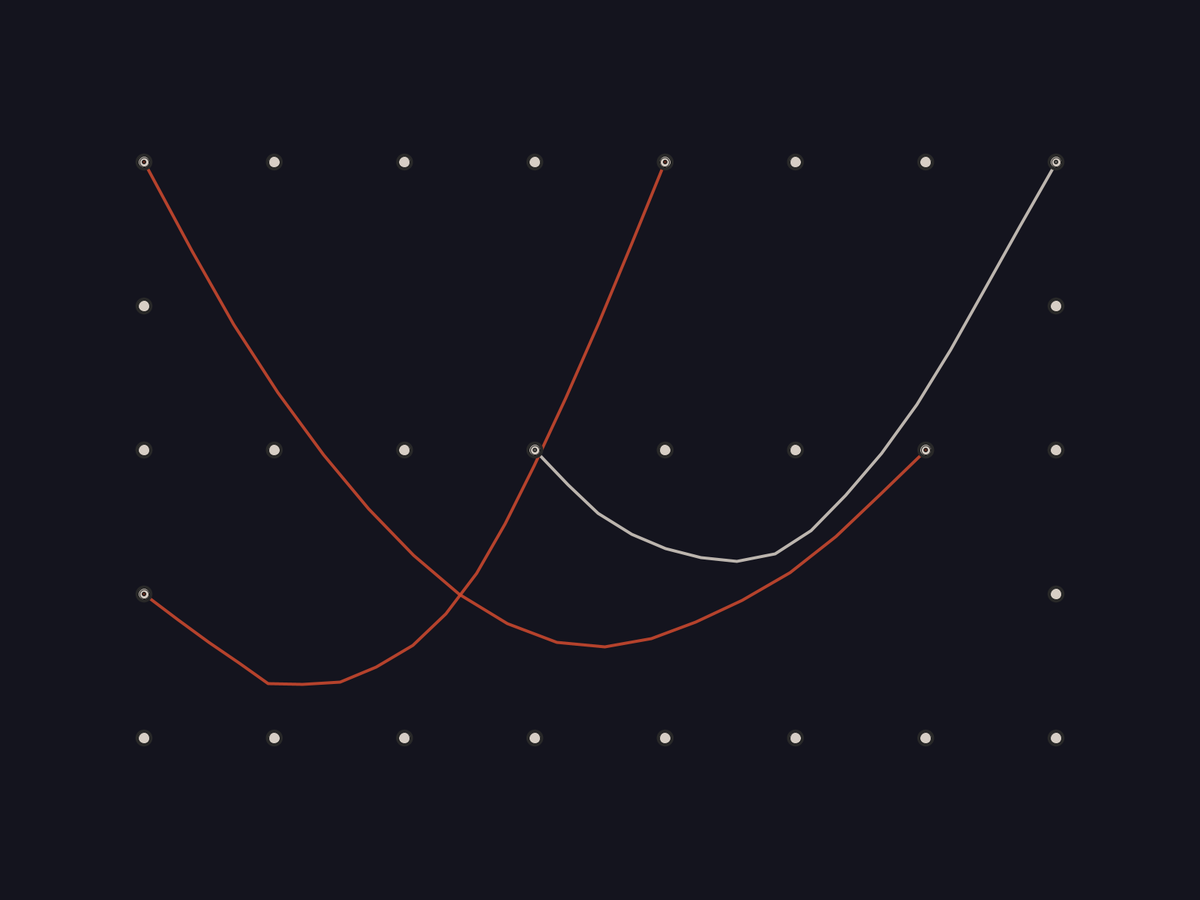
Frame 1 (no input)
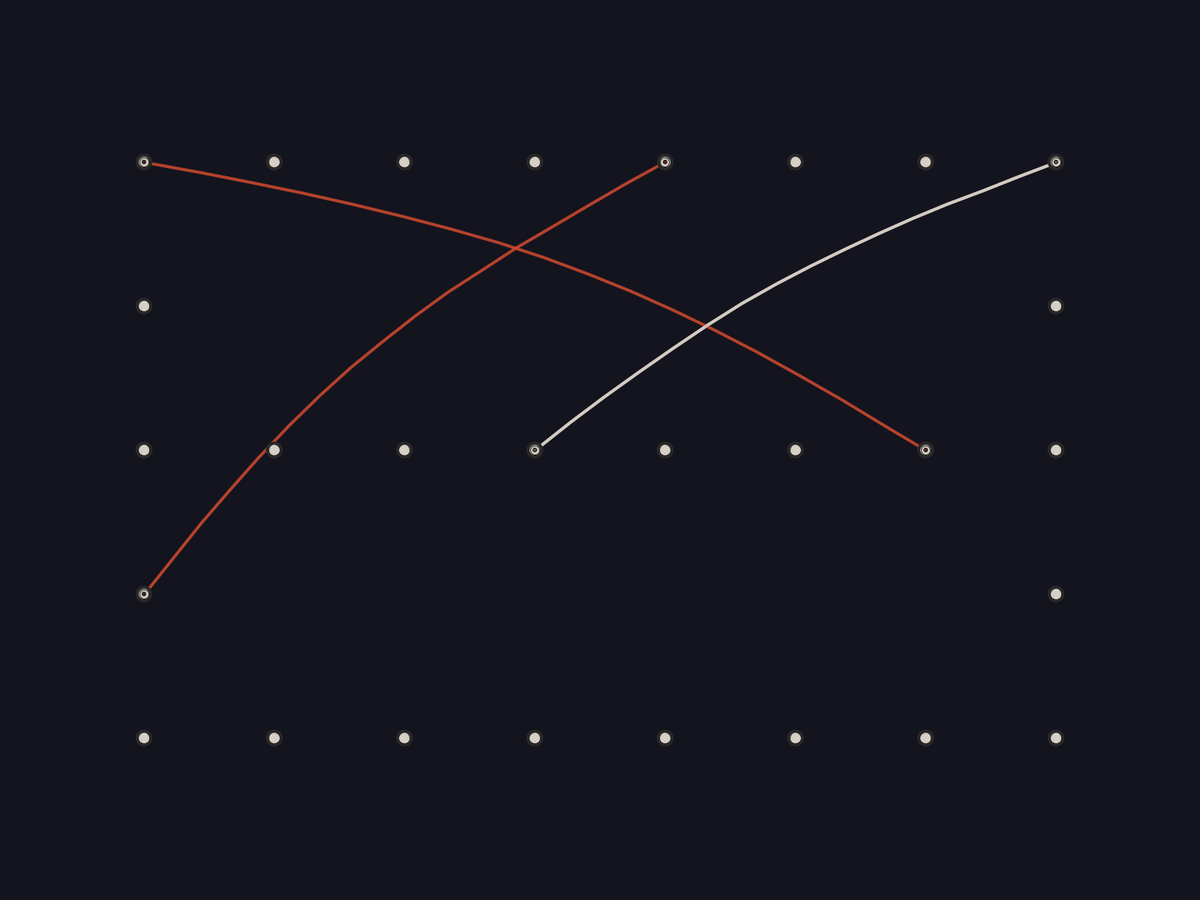
Frame 60 (the mouse pressed at the canvas centre just before this capture)
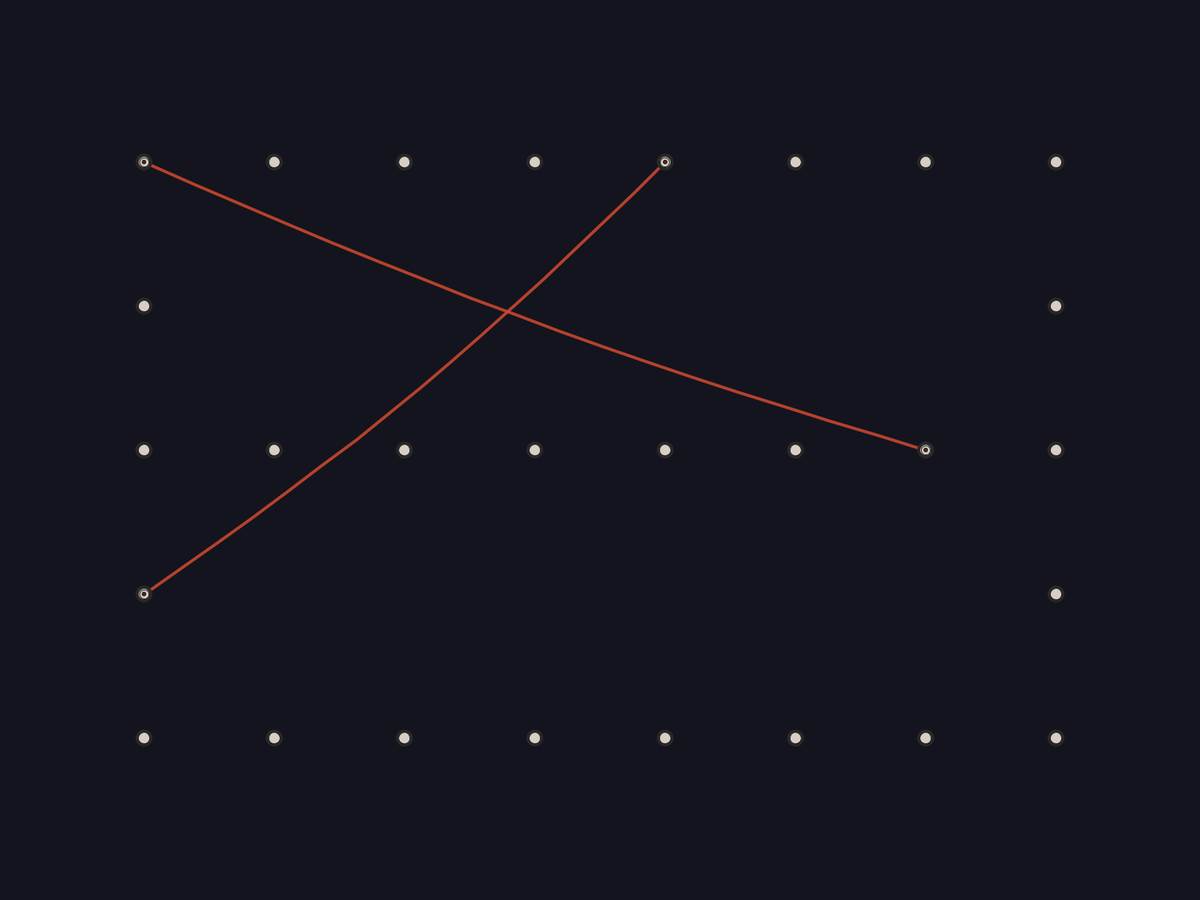
Frame 120 (the mouse held since frame 60 and released just before this capture)

The Processing sketch that drew these frames (run headless with seeded random() and noise(); from frame 60 on, the mouse is pressed at the canvas centre):

// Processing sketch: generative_cables
// ── generative_cables.pde
SynthVisualizer visualizer;

void setup() {
  size(1200, 800);
  // Use fullScreen() instead of size() if you want fullscreen
  // fullScreen();
  visualizer = new SynthVisualizer();
  visualizer.setup();
}

void draw() {
  visualizer.draw();
}

void windowResized() {
  // In Processing, this would be handled differently
  // For web export we can use this special function
  visualizer.windowResized();
}

void keyPressed() {
  if (key >= '0' && key <= '4') {
    // Change the color palette with number keys
    int paletteNumber = key - '0';
    visualizer.config.selectedPalette = paletteNumber;
    println("Switched to palette: " + paletteNumber);
  }
  
  // Toggle random color mode
  if (key == 'r' || key == 'R') {
    visualizer.config.useRandomColorFromPalette = !visualizer.config.useRandomColorFromPalette;
    println("Random color mode: " + visualizer.config.useRandomColorFromPalette);
  }
}

// ── Cable.pde
class Cable {
    int start;
    int end;
    Jack startJack;
    Jack endJack;
    Config config;
    color cableColor;
    ArrayList<CablePoint> points;
    int age;
    float connectionProgress;
    float disconnectionProgress;

    Cable(Jack startJack, Jack endJack, Config config) {
        this.start = startJack.id;
        this.end = endJack.id;
        this.startJack = startJack;
        this.endJack = endJack;
        this.config = config;
        this.cableColor = this.generateColor();
        this.points = this.createCablePoints(startJack, endJack);
        this.age = 0;
        this.connectionProgress = 0;
        this.disconnectionProgress = 0;

        // Mark jacks as connected
        startJack.connect();
        endJack.connect();
    }

   color generateColor() {
        // Get the current palette based on config
        ArrayList<Integer> palette = getColorPalette(this.config.selectedPalette);
        
        if (this.config.useRandomColorFromPalette) {
            // Pick a random color from the palette
            int colorIndex = floor(random(palette.size()));
            return color(palette.get(colorIndex), 220); // Adding alpha
        } else {
            // Use the whole palette and pick one color
            int colorIndex = floor(random(palette.size()));
            return color(palette.get(colorIndex), 220);
        }
    }
    
    ArrayList<Integer> getColorPalette(int paletteType) {
        ArrayList<Integer> colors = new ArrayList<Integer>();
        
        switch (paletteType) {
            case 0: // Main Colors
                colors.add(color(35, 139, 47));   // Green
                colors.add(color(255, 102, 0));   // Orange
                colors.add(color(206, 73, 46));   // Orange Dark
                colors.add(color(226, 190, 82));  // Yellow
                colors.add(color(247, 236, 205)); // Yellow Light
                colors.add(color(79, 121, 120));  // Blue
                colors.add(color(215, 206, 197)); // White Grey
                break;
                
            case 1: // Red Palette
                colors.add(color(229, 0, 0));     // Vibrant red
                colors.add(color(204, 0, 0));     // Classic red
                colors.add(color(178, 0, 0));     // Deeper red
                colors.add(color(153, 0, 0));     // Rich red
                colors.add(color(127, 0, 0));     // Deep red
                colors.add(color(102, 0, 0));     // Dark maroon
                break;
                
            case 2: // Green Palette
                colors.add(color(0, 229, 0));     // Vibrant green
                colors.add(color(0, 204, 0));     // Bright green
                colors.add(color(0, 178, 0));     // Natural green
                colors.add(color(0, 153, 0));     // Forest green
                colors.add(color(0, 127, 0));     // Deep green
                colors.add(color(0, 102, 0));     // Hunter green
                break;
                
            case 3: // Orange Palette
                colors.add(color(255, 165, 0));   // Vibrant orange
                colors.add(color(230, 149, 0));   // Traditional orange
                colors.add(color(205, 133, 0));   // Muted orange
                colors.add(color(180, 118, 0));   // Burnt orange
                colors.add(color(155, 102, 0));   // Earthy orange
                colors.add(color(130, 87, 0));    // Brownish orange
                break;
                
            case 4: // Blue Palette
                colors.add(color(0, 153, 255));   // Vibrant blue
                colors.add(color(0, 122, 204));   // Medium blue
                colors.add(color(0, 92, 163));    // Traditional blue
                colors.add(color(0, 61, 122));    // Rich blue
                colors.add(color(0, 31, 82));     // Navy blue
                colors.add(color(0, 0, 41));      // Dark blue
                break;
                
            default: // Default to main colors
                colors.add(color(35, 139, 47));   // Green
                colors.add(color(255, 102, 0));   // Orange
                colors.add(color(226, 190, 82));  // Yellow
                colors.add(color(79, 121, 120));  // Blue
        }
        
        return colors;
    }

    ArrayList<CablePoint> createCablePoints(Jack start, Jack end) {
        ArrayList<CablePoint> cablePoints = new ArrayList<CablePoint>();

        // Start point (fixed at jack)
        CablePoint startPoint = new CablePoint();
        startPoint.x = start.x;
        startPoint.y = start.y;
        startPoint.prevX = start.x;
        startPoint.prevY = start.y;
        startPoint.fixed = true;
        startPoint.isConnector = true;
        cablePoints.add(startPoint);

        // Calculate direct distance for reference
        float directDistance = dist(start.x, start.y, end.x, end.y);

        // Create more segments for longer cables
        int segmentCount = this.config.cableSegments + floor(directDistance / 200);

        // Generate cable segments with significant initial droop
        for (int i = 1; i < segmentCount; i++) {
            float t = (float) i / segmentCount;

            // Create a drooping curve effect
            float x = lerp(start.x, end.x, t);
            float y = lerp(start.y, end.y, t);

            // Add substantial droop to the cable - increase droopFactor
            float droopFactor = directDistance / 2.5; // More aggressive drooping
            float droop = sin(t * PI) * droopFactor;

            // Apply droop - pull down more in the middle
            y += droop;

            // Add significant randomness for a more natural look
            if (i > 1 && i < segmentCount - 1) {
                x += random(-20, 20);
                y += random(-10, 30); // Bias downward
            }

            CablePoint midPoint = new CablePoint();
            midPoint.x = x;
            midPoint.y = y;
            midPoint.prevX = x;
            midPoint.prevY = y;
            midPoint.fixed = false;
            cablePoints.add(midPoint);
        }

        // End point (fixed at jack)
        CablePoint endPoint = new CablePoint();
        endPoint.x = end.x;
        endPoint.y = end.y;
        endPoint.prevX = end.x;
        endPoint.prevY = end.y;
        endPoint.fixed = true;
        endPoint.isConnector = true;
        cablePoints.add(endPoint);

        return cablePoints;
    }

    void updatePhysics() {
        // Update positions using Verlet integration
        for (int i = 0; i < points.size(); i++) {
            CablePoint p = points.get(i);
            if (!p.fixed) {
                // Calculate velocity from previous position
                float vx = (p.x - p.prevX) * this.config.dampening;
                float vy = (p.y - p.prevY) * this.config.dampening;

                // Save current position as previous
                p.prevX = p.x;
                p.prevY = p.y;

                // Apply velocity and gravity
                p.x += vx;
                p.y += vy + this.config.gravity;
            }
        }

        // Enforce cable segment length constraints
        int constraintIterations = this.config.tension;
        for (int iteration = 0; iteration < constraintIterations; iteration++) {
            for (int i = 0; i < points.size() - 1; i++) {
                CablePoint p1 = points.get(i);
                CablePoint p2 = points.get(i + 1);

                // Calculate distance between points
                float dx = p2.x - p1.x;
                float dy = p2.y - p1.y;
                float currentDistance = sqrt(dx * dx + dy * dy);

                // Make rest distance 25-40% longer than needed
                float excessFactor = 1.3 + sin(i * 0.5) * 0.1;  // Varies between 1.2-1.4
                float restDistance = 25 * excessFactor;

                // Calculate the difference from rest length
                float difference = (restDistance - currentDistance) / currentDistance;

                // Apply a more relaxed correction
                float relaxFactor = 0.25;
                float offsetX = dx * relaxFactor * difference;
                float offsetY = dy * relaxFactor * difference;

                // Move points to maintain cable segment length
                if (!p1.fixed) {
                    p1.x -= offsetX;
                    p1.y -= offsetY;
                }
                if (!p2.fixed) {
                    p2.x += offsetX;
                    p2.y += offsetY;
                }
            }
        }
    }

    void draw() {
        // Draw the cable
        stroke(this.cableColor);
        strokeWeight(this.config.cableThickness);
        noFill();

        beginShape();
        for (CablePoint p : points) {
            vertex(p.x, p.y);
        }
        endShape();
    }

    void drawConnection() {
        int lastIndex = floor(lerp(0, points.size() - 1, connectionProgress));

        if (lastIndex <= 0) return;

        // Draw the cable up to the current progress
        stroke(this.cableColor);
        strokeWeight(this.config.cableThickness);
        noFill();

        beginShape();
        for (int i = 0; i <= lastIndex; i++) {
            vertex(points.get(i).x, points.get(i).y);
        }

        // If we're between points, draw to the interpolated position
        if (lastIndex < points.size() - 1) {
            float partialProgress = (connectionProgress * (points.size() - 1)) % 1;
            CablePoint nextPoint = points.get(lastIndex + 1);
            CablePoint currentPoint = points.get(lastIndex);
            float x = lerp(currentPoint.x, nextPoint.x, partialProgress);
            float y = lerp(currentPoint.y, nextPoint.y, partialProgress);
            vertex(x, y);
        }

        endShape();
    }

    void drawDisconnection() {
        int firstIndex = floor(lerp(0, points.size() - 1, disconnectionProgress));

        if (firstIndex >= points.size() - 1) return;

        // Draw the cable from current progress to end
        stroke(this.cableColor);
        strokeWeight(this.config.cableThickness);
        noFill();

        beginShape();

        // If we're between points, start from the interpolated position
        if (firstIndex > 0) {
            float partialProgress = (disconnectionProgress * (points.size() - 1)) % 1;
            CablePoint prevPoint = points.get(firstIndex - 1);
            CablePoint currentPoint = points.get(firstIndex);
            float x = lerp(prevPoint.x, currentPoint.x, partialProgress);
            float y = lerp(prevPoint.y, currentPoint.y, partialProgress);
            vertex(x, y);
        }

        for (int i = firstIndex; i < points.size(); i++) {
            vertex(points.get(i).x, points.get(i).y);
        }

        endShape();
    }

    void drawConnectors() {
        // Get first and last points of the cable
        CablePoint startPoint = points.get(0);
        CablePoint endPoint = points.get(points.size() - 1);

        // Draw connectors
        drawConnector(startPoint);
        drawConnector(endPoint);
    }

    void drawConnector(CablePoint point) {
        // Extract base color from the cable color
        float r = red(this.cableColor);
        float g = green(this.cableColor);
        float b = blue(this.cableColor);

        // Draw connector
        fill(215, 206, 197);
        stroke(30);
        strokeWeight(1);
        circle(point.x, point.y, this.config.connectorRadius);

        // Draw connector details
        fill(20);
        noStroke();
        circle(point.x, point.y, this.config.connectorRadius * 0.5);

        // Draw subtle colored highlight
        fill(r, g, b, 100);
        noStroke();
        circle(point.x, point.y, this.config.connectorRadius * 0.3);
    }

    boolean updateConnectionProgress(float deltaTime) {
        this.connectionProgress += deltaTime / this.config.connectionDuration;
        return this.connectionProgress >= 1;
    }

    boolean updateDisconnectionProgress(float deltaTime) {
        this.disconnectionProgress += deltaTime / this.config.connectionDuration;
        return this.disconnectionProgress >= 1;
    }
}

// Helper class for cable points
class CablePoint {
    float x, y;           // Current position
    float prevX, prevY;   // Previous position
    boolean fixed;        // Whether this point can move
    boolean isConnector;  // Whether this is an end connector
    
    CablePoint() {
        isConnector = false;
    }
}

// ── Config.pde
class Config {
    // Number of cables to create initially
    int cableCount = 12;

    // Downward force applied to cable segments (higher = more drooping)
    float gravity = 0.01;

    // Cable stiffness - higher values make cables less flexible (1-20)
    int tension = 5;

    // Number of points that make up each cable (more = smoother but slower)
    int cableSegments = 12;

    // Visual thickness of the cables when drawn
    int cableThickness = 4;

    // Size of the connection jacks
    int jackRadius = 15;

    // Size of the cable end connectors
    int connectorRadius = 12;

    // Physics damping factor (0-1) - lower values make cables more bouncy
    float dampening = 0.98;

    // Background color in RGB format
    color backgroundColor = color(20, 20, 30);

    // Jack color when not connected
    color jackColor = color(215, 206, 197);
    
    int selectedPalette = 0;
    
    // Whether to select from all colors in a palette or just one random color
    boolean useRandomColorFromPalette = true;

    // Animation settings
    // Time in milliseconds between automatic connection/disconnection events
    int connectionInterval = 1500;

    // Duration in milliseconds for connection/disconnection animations to complete
    int connectionDuration = 1000;

    // Min and max values for gravity oscillation over time for organic movement
    float[] autoGravityRange = {0.05, 0.25};

    // Min and max values for tension oscillation over time for organic movement
    float[] autoTensionRange = {2, 6};
}

// ── Jack.pde
class Jack {
    float x;
    float y;
    boolean fixed;
    boolean isJack;
    int id;
    boolean connected;
    Config config;

    Jack(float x, float y, int id, Config config) {
        this.x = x;
        this.y = y;
        this.fixed = true;
        this.isJack = true;
        this.id = id;
        this.connected = false;
        this.config = config;
    }

    void draw() {
        // Draw jack background
        fill(40);
        noStroke();
        circle(this.x, this.y, this.config.jackRadius * 1.5);

        // Draw jack
        fill(this.connected ? color(215, 206, 197) : this.config.jackColor);
        stroke(30);
        strokeWeight(1);
        circle(this.x, this.y, this.config.jackRadius);
    }

    void connect() {
        this.connected = true;
    }

    void disconnect() {
        this.connected = false;
    }
}

// Move the static method to a separate utility class
class JackFactory {
    // Create all jacks in the grid layout
        int multiplier= 2;

    ArrayList<Jack> createJacks(float canvasWidth, float canvasHeight, Config config) {
        ArrayList<Jack> jacks = new ArrayList<Jack>();
        int jackId = 0;

        // Top row of jacks
        int topJackCount = 8 * multiplier;
        for (int i = 0; i < topJackCount; i++) {
            jacks.add(new Jack(
                (canvasWidth / (topJackCount + 1)) * (i + 1),
                80,
                jackId++,
                config
            ));
        }

        // Bottom row of jacks
        int bottomJackCount = 8 * multiplier;
        for (int i = 0; i < bottomJackCount; i++) {
            jacks.add(new Jack(
                (canvasWidth / (bottomJackCount + 1)) * (i + 1),
                canvasHeight - 80,
                jackId++,
                config
            ));
        }

        // Middle row of jacks
        int middleJackCount = 8 * multiplier;
        for (int i = 0; i < middleJackCount; i++) {
            jacks.add(new Jack(
                (canvasWidth / (middleJackCount + 1)) * (i + 1),
                canvasHeight / 2,
                jackId++,
                config
            ));
        }

        // Left column of jacks
        int leftJackCount = 3 * multiplier;
        for (int i = 0; i < leftJackCount; i++) {
            jacks.add(new Jack(
                80,
                (canvasHeight / (leftJackCount + 1)) * (i + 1),
                jackId++,
                config
            ));
        }

        // Right column of jacks
        int rightJackCount = 3 * multiplier;
        for (int i = 0; i < rightJackCount; i++) {
            jacks.add(new Jack(
                canvasWidth - 80,
                (canvasHeight / (rightJackCount + 1)) * (i + 1),
                jackId++,
                config
            ));
        }

        return jacks;
    }
}

// ── SynthVisualizer.pde
class SynthVisualizer {
  // Configuration
  Config config;

  // Main variables
  ArrayList<Jack> jacks;
  ArrayList<Cable> cables;
  float canvasWidth;
  float canvasHeight;

  // Animation state
  int lastConnectionTime;
  ArrayList<Cable> connectionsInProgress;
  ArrayList<DisconnectionProgress> disconnectionsInProgress;
  float globalAnimationTime;

  // For tracking deltaTime
  int lastFrameTime;

  SynthVisualizer() {
    // Create configuration
    this.config = new Config();

    // Initialize collections
    this.jacks = new ArrayList<Jack>();
    this.cables = new ArrayList<Cable>();
    this.connectionsInProgress = new ArrayList<Cable>();
    this.disconnectionsInProgress = new ArrayList<DisconnectionProgress>();
    this.globalAnimationTime = 0;
  }

  void setup() {
    fullScreen();
    this.canvasWidth = width;
    this.canvasHeight = height;

    // Initialize the last frame time
    this.lastFrameTime = millis();

    // Initialize the visualization
    this.resetSimulation();

    // Start with fewer cables so we can see them being created
    if (this.cables.size() > 3) {
      this.cables = new ArrayList<Cable>(this.cables.subList(0, 3));
    }
  }

  void resetSimulation() {
    this.jacks = new ArrayList<Jack>();
    this.cables = new ArrayList<Cable>();
    this.connectionsInProgress = new ArrayList<Cable>();
    this.disconnectionsInProgress = new ArrayList<DisconnectionProgress>();

    // Create fixed connection points (like synthesizer jacks)
    this.createJacks();

    // Create initial cables between random points
    this.createCables();
  }

  // Create all jacks in the grid layout
  void createJacks() {
    int jackId = 0;

    // Calculate dynamic margins based on canvas size
    float horizontalMargin = this.canvasWidth * 0.12;
    float verticalMargin = this.canvasHeight * 0.18;

    // Calculate usable area
    float usableWidth = this.canvasWidth - (horizontalMargin * 2);
    float usableHeight = this.canvasHeight - (verticalMargin * 2);

    // Top row of jacks
    int topJackCount = 8;
    for (int i = 0; i < topJackCount; i++) {
      this.jacks.add(new Jack(
        horizontalMargin + (usableWidth / (topJackCount - 1)) * i,
        verticalMargin,
        jackId++,
        this.config
        ));
    }

    // Bottom row of jacks
    int bottomJackCount = 8;
    for (int i = 0; i < bottomJackCount; i++) {
      this.jacks.add(new Jack(
        horizontalMargin + (usableWidth / (bottomJackCount - 1)) * i,
        this.canvasHeight - verticalMargin,
        jackId++,
        this.config
        ));
    }

    // Middle row of jacks
    int middleJackCount = 8;
    for (int i = 0; i < middleJackCount; i++) {
      this.jacks.add(new Jack(
        horizontalMargin + (usableWidth / (middleJackCount - 1)) * i,
        this.canvasHeight / 2,
        jackId++,
        this.config
        ));
    }

    // Left column of jacks
    int leftJackCount = 3;
    for (int i = 0; i < leftJackCount; i++) {
      this.jacks.add(new Jack(
        horizontalMargin,
        verticalMargin + (usableHeight / (leftJackCount + 1)) * (i + 1),
        jackId++,
        this.config
        ));
    }

    // Right column of jacks
    int rightJackCount = 3;
    for (int i = 0; i < rightJackCount; i++) {
      this.jacks.add(new Jack(
        this.canvasWidth - horizontalMargin,
        verticalMargin + (usableHeight / (rightJackCount + 1)) * (i + 1),
        jackId++,
        this.config
        ));
    }
  }
  // Rest of the SynthVisualizer class remains the same
  void createCables() {
    // Create cables between random jacks
    for (int i = 0; i < this.config.cableCount; i++) {
      int startIndex = floor(random(this.jacks.size()));
      int endIndex;
      do {
        endIndex = floor(random(this.jacks.size()));
      } while (startIndex == endIndex);

      Jack startJack = this.jacks.get(startIndex);
      Jack endJack = this.jacks.get(endIndex);

      this.cables.add(new Cable(startJack, endJack, this.config));
    }
  }
  void updatePhysics() {
    // Apply physics to each cable
    for (Cable cable : this.cables) {
      cable.updatePhysics();
    }
  }

  void manageConnections() {
    // Calculate deltaTime (in seconds for easier animation timing)
    int currentTime = millis();
    float deltaTime = (currentTime - this.lastFrameTime);
    this.lastFrameTime = currentTime;

    this.globalAnimationTime += deltaTime;

    // Vary gravity and tension over time for more organic movement
    float[] gravityRange = this.config.autoGravityRange;
    float[] tensionRange = this.config.autoTensionRange;
    this.config.gravity = map(sin(this.globalAnimationTime * 0.0005), -1, 1, gravityRange[0], gravityRange[1]);
    this.config.tension = floor(map(sin(this.globalAnimationTime * 0.0003 + 1), -1, 1, tensionRange[0], tensionRange[1]));

    // Update connection animations in progress
    this.updateConnectionAnimations(deltaTime);

    // Check if it's time to make a new connection or disconnection
    if (millis() - this.lastConnectionTime > this.config.connectionInterval) {
      this.lastConnectionTime = millis();

      // Randomly decide to create or remove a connection
      if (random(1) < 0.6 && this.cables.size() < this.config.cableCount) {
        // Create a new connection
        this.createNewConnection();
      } else if (this.cables.size() > 0) {
        // Remove a connection
        this.removeRandomConnection();
      } else {
        this.createNewConnection();
      }
    }
  }

  void createNewConnection() {
    // Find unconnected jacks
    ArrayList<Jack> unconnectedJacks = new ArrayList<Jack>();
    for (Jack jack : this.jacks) {
      if (!jack.connected) {
        unconnectedJacks.add(jack);
      }
    }

    if (unconnectedJacks.size() >= 2) {
      int startIndex = floor(random(unconnectedJacks.size()));
      Jack startJack = unconnectedJacks.get(startIndex);

      // Find jacks that are within a reasonable connection distance
      float maxConnectionDistance = this.canvasWidth / 2;  // Limit how far cables can stretch
      ArrayList<Jack> possibleTargets = new ArrayList<Jack>();

      for (int i = 0; i < unconnectedJacks.size(); i++) {
        if (i == startIndex) continue;  // Can't connect to self

        Jack jack = unconnectedJacks.get(i);
        // Calculate distance between jacks
        float distance = dist(startJack.x, startJack.y, jack.x, jack.y);
        if (distance < maxConnectionDistance) {
          possibleTargets.add(jack);
        }
      }

      // If no valid targets found, exit
      if (possibleTargets.size() == 0) return;

      // Choose a random end jack from valid targets
      Jack endJack = possibleTargets.get(floor(random(possibleTargets.size())));

      // Create new connection and add to in-progress list
      Cable newCable = new Cable(startJack, endJack, this.config);
      newCable.connectionProgress = 0;
      this.connectionsInProgress.add(newCable);
    }
  }

  void removeRandomConnection() {
    if (this.cables.size() > 0) {
      int cableIndex = floor(random(this.cables.size()));
      Cable cable = this.cables.get(cableIndex);

      // Add to disconnection list
      cable.disconnectionProgress = 0;
      this.disconnectionsInProgress.add(new DisconnectionProgress(cable, cableIndex));
    }
  }

  void updateConnectionAnimations(float deltaTime) {
    // Update connecting cables
    for (int i = this.connectionsInProgress.size() - 1; i >= 0; i--) {
      Cable cable = this.connectionsInProgress.get(i);

      // Update animation progress
      if (cable.updateConnectionProgress(deltaTime)) {
        // Animation complete, add to regular cables
        this.cables.add(cable);
        this.connectionsInProgress.remove(i);
      }
    }

    // Update disconnecting cables
    for (int i = this.disconnectionsInProgress.size() - 1; i >= 0; i--) {
      DisconnectionProgress dp = this.disconnectionsInProgress.get(i);
      Cable cable = dp.cable;

      // Update animation progress
      if (cable.updateDisconnectionProgress(deltaTime)) {
        // Animation complete, remove cable
        this.cables.remove(dp.index);
        this.disconnectionsInProgress.remove(i);

        // Unlock the jacks for future connections
        cable.startJack.disconnect();
        cable.endJack.disconnect();
      }
    }
  }

  void draw() {
    background(this.config.backgroundColor);

    // Manage automatic connections/disconnections
    this.manageConnections();

    // Update physics simulation
    this.updatePhysics();

    // Draw cables behind jacks and connectors
    for (Cable cable : this.cables) {
      cable.draw();
    }

    // Draw in-progress connections
    for (Cable cable : this.connectionsInProgress) {
      cable.drawConnection();
    }

    // Draw in-progress disconnections
    for (DisconnectionProgress dp : this.disconnectionsInProgress) {
      dp.cable.drawDisconnection();
    }

    // Draw jacks (connection points)
    for (Jack jack : this.jacks) {
      jack.draw();
    }

    // Draw cable connectors
    this.drawConnectors();
  }

  void drawConnectors() {
    // Draw connectors for regular cables
    for (Cable cable : this.cables) {
      cable.drawConnectors();
    }

    // Draw connectors for in-progress connections
    for (Cable cable : this.connectionsInProgress) {
      float progress = cable.connectionProgress;
      if (progress > 0.1) {
        // Only draw the start connector
        CablePoint startPoint = cable.points.get(0);
        cable.drawConnector(startPoint);
      }
    }

    // Draw connectors for in-progress disconnections
    for (DisconnectionProgress dp : this.disconnectionsInProgress) {
      Cable cable = dp.cable;
      float progress = cable.disconnectionProgress;
      if (progress < 0.9) {
        // Only draw the end connector
        CablePoint endPoint = cable.points.get(cable.points.size() - 1);
        cable.drawConnector(endPoint);
      }
    }
  }

  void windowResized() {
    // This will be called by the main sketch when the window is resized
    this.canvasWidth = width;
    this.canvasHeight = height;
    this.resetSimulation();
  }
}

// Helper class to store disconnection information
class DisconnectionProgress {
  Cable cable;
  int index;

  DisconnectionProgress(Cable cable, int index) {
    this.cable = cable;
    this.index = index;
  }
}
